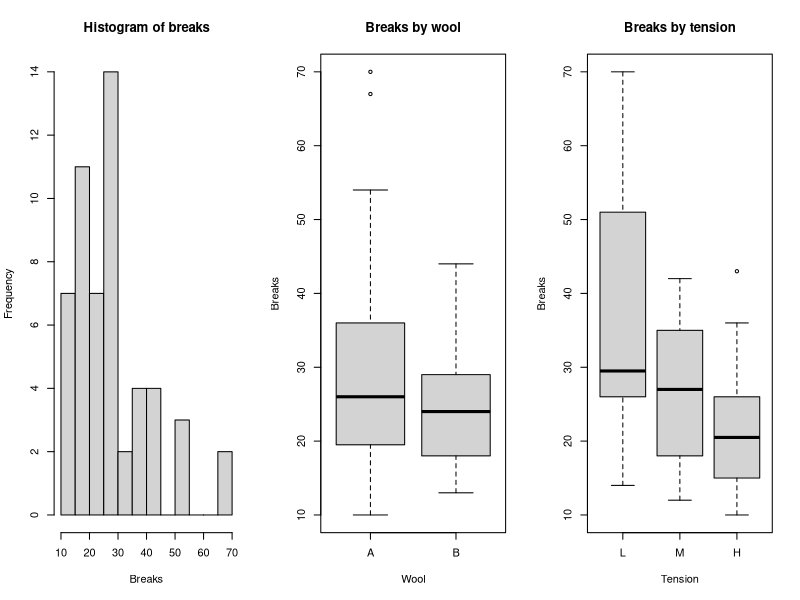
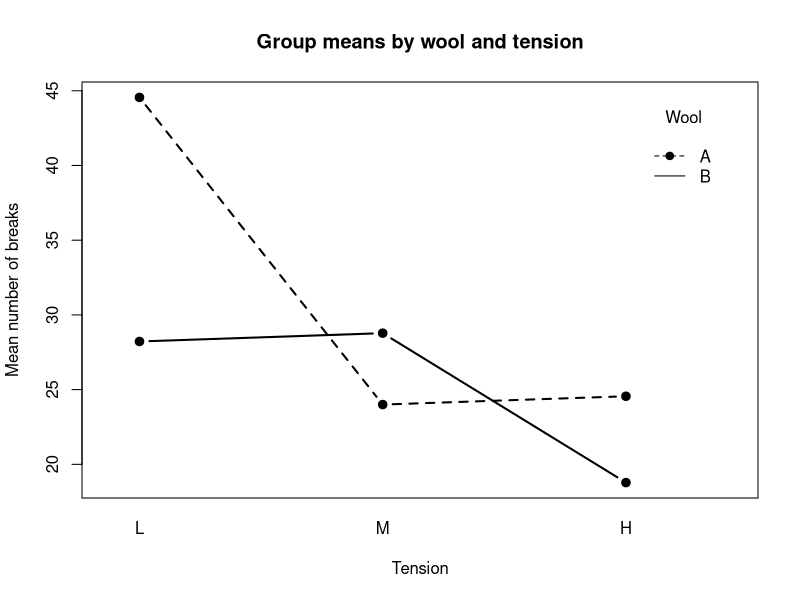
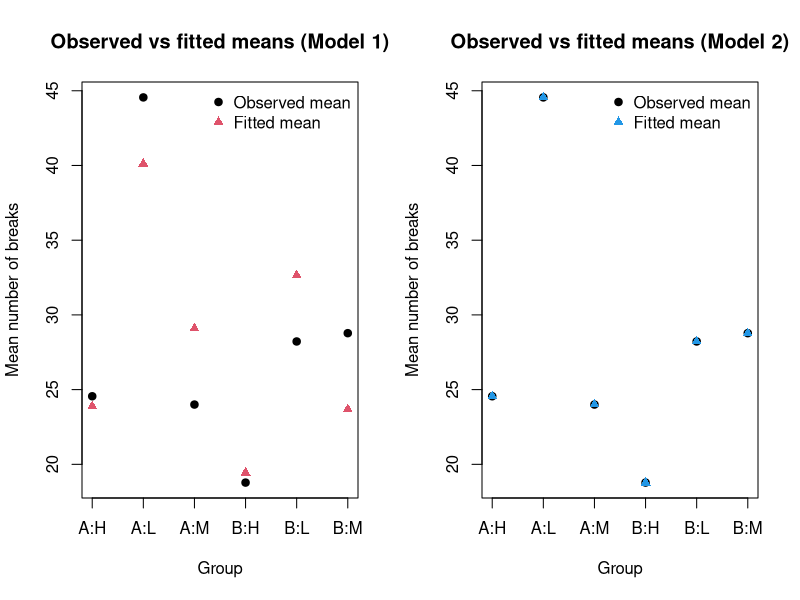
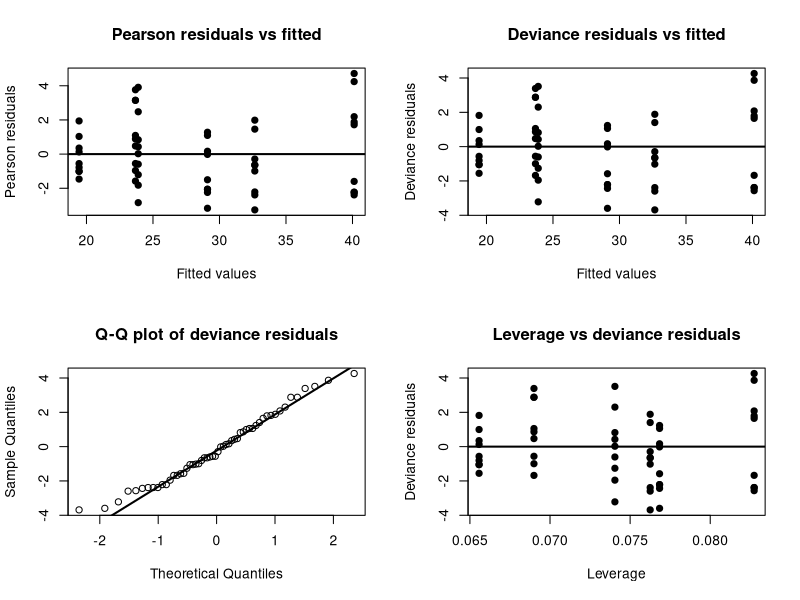
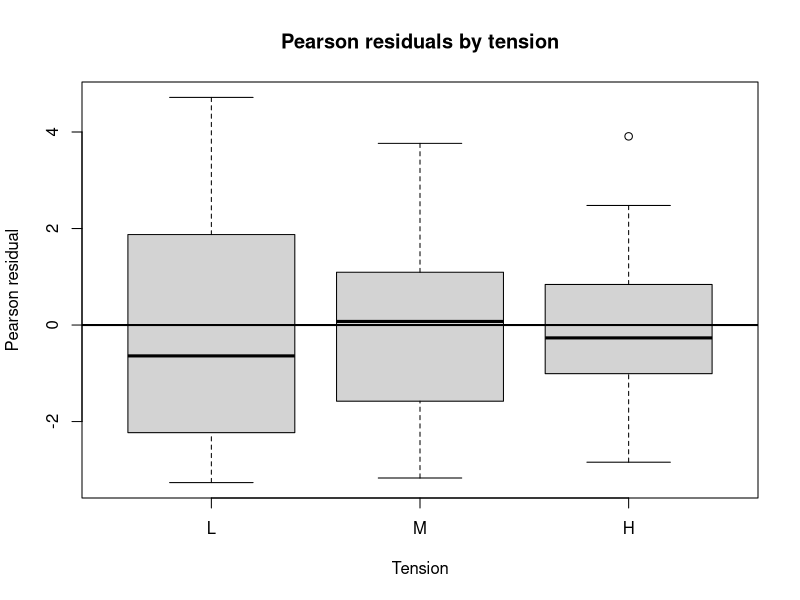

Generate these figures, in order, with R:
## ============================================================
## FULLY WORKED POISSON REGRESSION EXAMPLE USING REAL DATA
## Dataset: warpbreaks (built into R)
## Response: number of breaks
## Predictors: wool type and tension
## ============================================================

## ------------------------------------------------------------
## 1. Load and inspect the data
## ------------------------------------------------------------
data(warpbreaks)

str(warpbreaks)
summary(warpbreaks)
head(warpbreaks)

## breaks = number of yarn breaks
## wool   = wool type (A or B)
## tension = tension level (L, M, H)

warpbreaks$wool <- factor(warpbreaks$wool)
warpbreaks$tension <- factor(warpbreaks$tension)

cat("\n--- Basic summaries ---\n")
print(table(warpbreaks$wool, warpbreaks$tension))

## ------------------------------------------------------------
## 2. Exploratory plots
## ------------------------------------------------------------
par(mfrow = c(1, 3))

hist(warpbreaks$breaks,
     breaks = 12,
     main = "Histogram of breaks",
     xlab = "Breaks")

boxplot(breaks ~ wool, data = warpbreaks,
        main = "Breaks by wool",
        xlab = "Wool",
        ylab = "Breaks")

boxplot(breaks ~ tension, data = warpbreaks,
        main = "Breaks by tension",
        xlab = "Tension",
        ylab = "Breaks")

par(mfrow = c(1, 1))

cat("\nExploratory interpretation:\n")
cat("* The response is a nonnegative count, so Poisson regression is a natural starting point.\n")
cat("* The distribution is right-skewed, which is common for count data.\n")
cat("* Tension appears to affect the number of breaks substantially.\n")

## Interaction plot of group means
with(warpbreaks, interaction.plot(
  x.factor = tension,
  trace.factor = wool,
  response = breaks,
  type = "b",
  pch = 19,
  lwd = 2,
  ylab = "Mean number of breaks",
  xlab = "Tension",
  trace.label = "Wool",
  main = "Group means by wool and tension"
))

## ------------------------------------------------------------
## 3. Fit Poisson regression models
## ------------------------------------------------------------
## Model 1: main effects only
fit1 <- glm(breaks ~ wool + tension,
            family = poisson,
            data = warpbreaks)

## Model 2: include interaction
fit2 <- glm(breaks ~ wool * tension,
            family = poisson,
            data = warpbreaks)

cat("\n============================================================\n")
cat("MODEL SUMMARIES\n")
cat("============================================================\n")

cat("\n--- Model 1: main effects only ---\n")
print(summary(fit1))

cat("\n--- Model 2: with interaction ---\n")
print(summary(fit2))

## ------------------------------------------------------------
## 4. Interpret coefficients
## ------------------------------------------------------------
cat("\n============================================================\n")
cat("COEFFICIENT INTERPRETATION\n")
cat("============================================================\n")

coef_tab <- cbind(
  Estimate = coef(fit1),
  RateRatio = exp(coef(fit1))
)
print(round(coef_tab, 4))

cat("\nInterpretation:\n")
cat("* Poisson regression models log(expected count).\n")
cat("* Exponentiated coefficients are multiplicative effects on the expected count.\n")
cat("* For example, exp(beta) > 1 means the expected count increases multiplicatively.\n")
cat("* exp(beta) < 1 means the expected count decreases multiplicatively.\n")

## Confidence intervals for rate ratios
rr_ci <- exp(confint(fit1))
cat("\n--- 95% CI for rate ratios (Model 1) ---\n")
print(rr_ci)

## ------------------------------------------------------------
## 5. Fitted means by group
## ------------------------------------------------------------
newdat <- expand.grid(
  wool = levels(warpbreaks$wool),
  tension = levels(warpbreaks$tension)
)

newdat$mu_hat <- predict(fit1, newdata = newdat, type = "response")
newdat$mu_hat_int <- predict(fit2, newdata = newdat, type = "response")

cat("\n--- Fitted expected counts by group ---\n")
print(newdat)

## Compare observed and fitted means
obs_means <- aggregate(breaks ~ wool + tension, data = warpbreaks, mean)
comp_tab <- merge(obs_means, newdat, by = c("wool", "tension"))
colnames(comp_tab)[3] <- "observed_mean"

cat("\n--- Observed vs fitted means (main effects and interaction models) ---\n")
print(comp_tab)

## ------------------------------------------------------------
## 6. Plot fitted counts by group
## ------------------------------------------------------------
par(mfrow = c(1, 2))

with(comp_tab, {
  plot(1:nrow(comp_tab), observed_mean,
       pch = 19, xaxt = "n",
       xlab = "Group",
       ylab = "Mean number of breaks",
       main = "Observed vs fitted means (Model 1)")
  axis(1, at = 1:nrow(comp_tab),
       labels = paste(wool, tension, sep = ":"))
  points(1:nrow(comp_tab), mu_hat, pch = 17, col = 2)
  legend("topright",
         legend = c("Observed mean", "Fitted mean"),
         pch = c(19, 17), col = c(1, 2), bty = "n")
})

with(comp_tab, {
  plot(1:nrow(comp_tab), observed_mean,
       pch = 19, xaxt = "n",
       xlab = "Group",
       ylab = "Mean number of breaks",
       main = "Observed vs fitted means (Model 2)")
  axis(1, at = 1:nrow(comp_tab),
       labels = paste(wool, tension, sep = ":"))
  points(1:nrow(comp_tab), mu_hat_int, pch = 17, col = 4)
  legend("topright",
         legend = c("Observed mean", "Fitted mean"),
         pch = c(19, 17), col = c(1, 4), bty = "n")
})

par(mfrow = c(1, 1))

## ------------------------------------------------------------
## 7. Model comparison
## ------------------------------------------------------------
cat("\n============================================================\n")
cat("MODEL COMPARISON\n")
cat("============================================================\n")

cat("\n--- Likelihood ratio test for interaction ---\n")
print(anova(fit1, fit2, test = "Chisq"))

aic_tab <- data.frame(
  model = c("Main effects", "Interaction"),
  AIC = c(AIC(fit1), AIC(fit2))
)
print(aic_tab)

cat("\nInterpretation:\n")
cat("* The likelihood ratio test compares nested Poisson models using deviance.\n")
cat("* AIC compares fit and complexity.\n")

## ------------------------------------------------------------
## 8. Check for overdispersion
## ------------------------------------------------------------
pearson_resid <- residuals(fit1, type = "pearson")
phi_hat <- sum(pearson_resid^2) / fit1$df.residual

cat("\n============================================================\n")
cat("OVERDISPERSION CHECK\n")
cat("============================================================\n")
cat("Estimated dispersion (Pearson chi-square / df):", round(phi_hat, 3), "\n")

cat("\nInterpretation:\n")
cat("* A value near 1 is consistent with the Poisson mean-variance assumption.\n")
cat("* A value much larger than 1 suggests overdispersion.\n")

## ------------------------------------------------------------
## 9. Residual diagnostics
## ------------------------------------------------------------
par(mfrow = c(2, 2))

plot(fitted(fit1), residuals(fit1, type = "pearson"),
     pch = 19,
     xlab = "Fitted values",
     ylab = "Pearson residuals",
     main = "Pearson residuals vs fitted")
abline(h = 0, lwd = 2)

plot(fitted(fit1), residuals(fit1, type = "deviance"),
     pch = 19,
     xlab = "Fitted values",
     ylab = "Deviance residuals",
     main = "Deviance residuals vs fitted")
abline(h = 0, lwd = 2)

qqnorm(residuals(fit1, type = "deviance"),
       main = "Q-Q plot of deviance residuals")
qqline(residuals(fit1, type = "deviance"), lwd = 2)

plot(hatvalues(fit1), residuals(fit1, type = "deviance"),
     pch = 19,
     xlab = "Leverage",
     ylab = "Deviance residuals",
     main = "Leverage vs deviance residuals")
abline(h = 0, lwd = 2)

par(mfrow = c(1, 1))

## Residuals by predictor
plot(warpbreaks$tension, residuals(fit1, type = "pearson"),
     xlab = "Tension",
     ylab = "Pearson residual",
     main = "Pearson residuals by tension")
abline(h = 0, lwd = 2)

cat("\nDiagnostic guidance:\n")
cat("* Residuals should not show strong systematic patterns.\n")
cat("* Very large residuals may indicate unusual observations or lack of fit.\n")
cat("* In count models, some asymmetry is common.\n")

## ------------------------------------------------------------
## 10. Optional: quasi-Poisson fit if overdispersion is present
## ------------------------------------------------------------
fit_qp <- glm(breaks ~ wool + tension,
              family = quasipoisson,
              data = warpbreaks)

cat("\n============================================================\n")
cat("QUASI-POISSON COMPARISON\n")
cat("============================================================\n")

cat("\n--- Standard errors: Poisson vs quasi-Poisson ---\n")
se_compare <- cbind(
  Poisson_SE = summary(fit1)$coefficients[, "Std. Error"],
  QuasiPoisson_SE = summary(fit_qp)$coefficients[, "Std. Error"]
)
print(round(se_compare, 4))

cat("\nInterpretation:\n")
cat("* If overdispersion is present, quasi-Poisson inflates the standard errors.\n")
cat("* Coefficient estimates stay the same, but inference becomes more honest.\n")

## ------------------------------------------------------------
## 11. Final teaching summary
## ------------------------------------------------------------
cat("\n============================================================\n")
cat("FINAL TEACHING SUMMARY\n")
cat("============================================================\n")
cat("1. Poisson regression is appropriate for count data when the mean-variance relationship is plausible.\n")
cat("2. The model uses a log link, so coefficients are interpreted multiplicatively.\n")
cat("3. Exponentiated coefficients are rate ratios / expected-count ratios.\n")
cat("4. Deviance and likelihood ratio tests compare nested models.\n")
cat("5. Overdispersion should always be checked in applied count-data analysis.\n")
cat("6. Residual and fitted-mean plots help assess model adequacy.\n")
